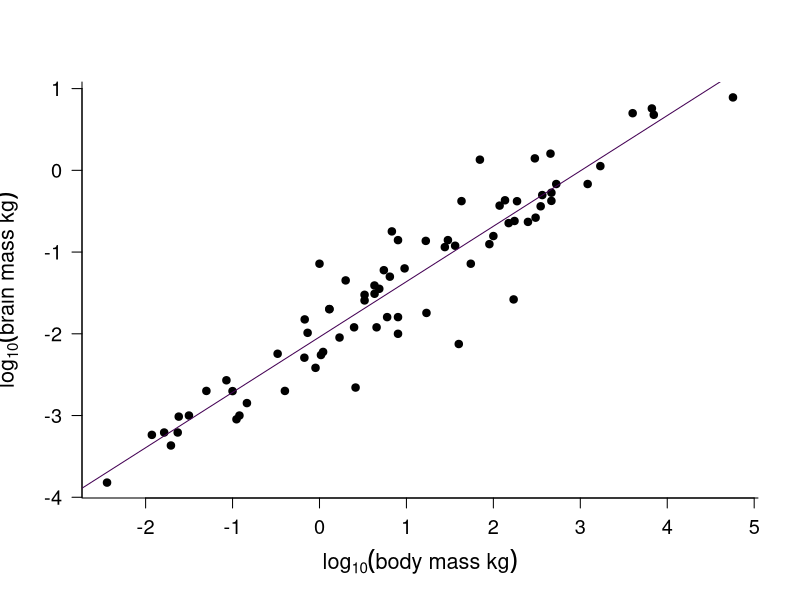

This figure's R source:
## ---- chunk 1
# set some global knitr build options, notably the default figure size
knitr::opts_chunk$set(collapse = TRUE, comment = "#-", 
                      fig.width = 5, fig.height = 5)

# load the viridis package for pretty and accessible colours especially for those with 
# colour blindness. You will need to install this if you dont have it already using
# install.packages("viridis")
library(viridis)

# Here I create a palette of 8 colours from the viridis spectrum. I can then access these colours
# within plotting commands by e.g. plot(0,0, col = 1), or plot(0,0, col = 4) or plot(0,0, col = 8).
# This palette is also useful as it will print clearly in greyscale without any extra effort.
# see vignette for viridis for more details.
palette(viridis(8))

## ---- chunk 2

# read in the data
mydata <- read.csv("assets/data/brain-data.csv", header = T )

# Im going to convert to kilograms so we get some numbers less 
# than 1 for this example
mydata$brain <- mydata$brain / 1000
mydata$body <- mydata$body / 1000

# plot the log transformed data as a scatter plot
plot(log10(mydata$body), log10(mydata$brain),
     pch = 19, las = 1, bty = "L",
     xlab = expression(log[10](body~mass~kg)),
     ylab = expression(log[10](brain~mass~kg)),
     cex.lab = 1.3,
     cex.axis = 1.2)
abline(glm(log10(brain)~log10(body), data = mydata), col = 1 )



